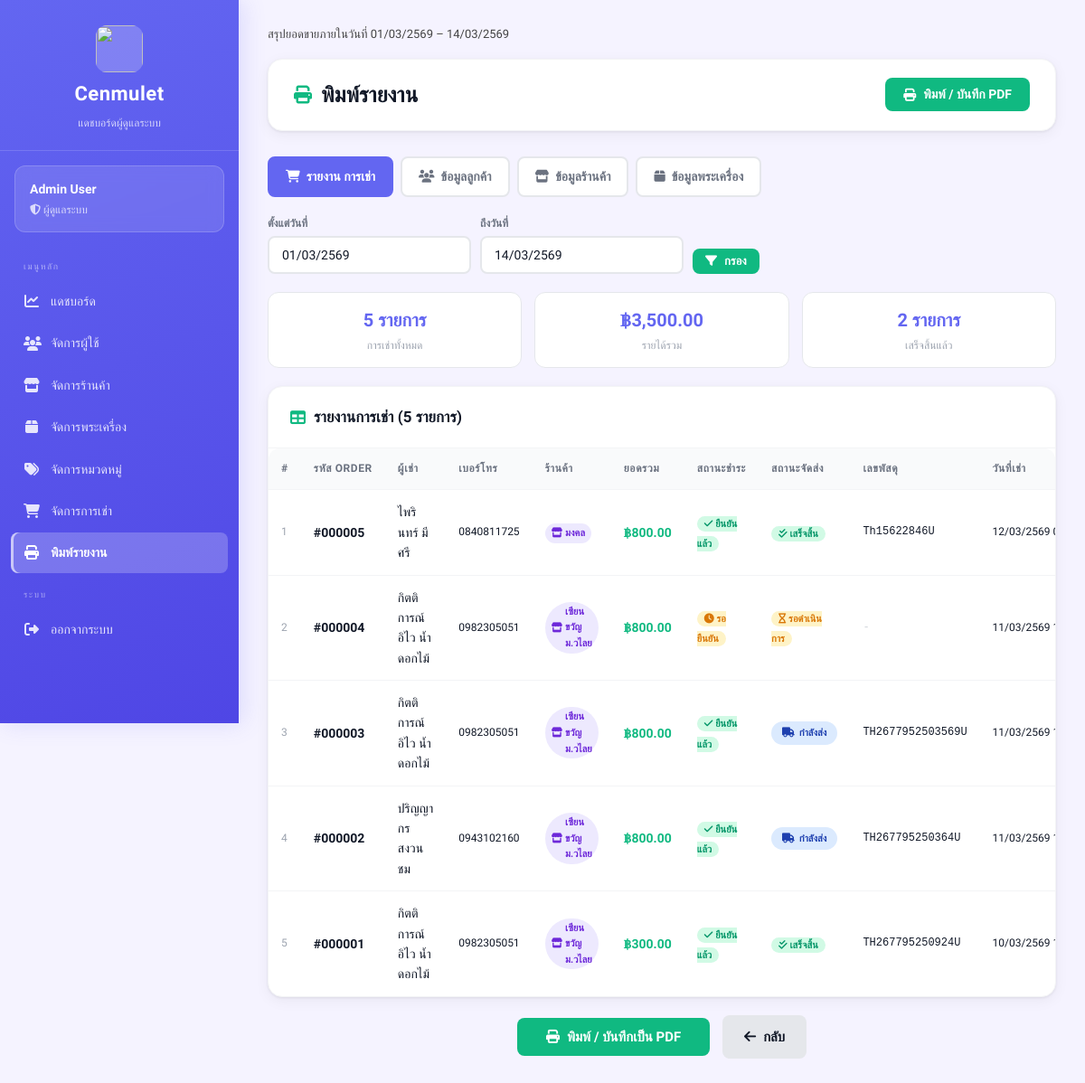
The app's page /views/admin/report.php (signed in), older data.
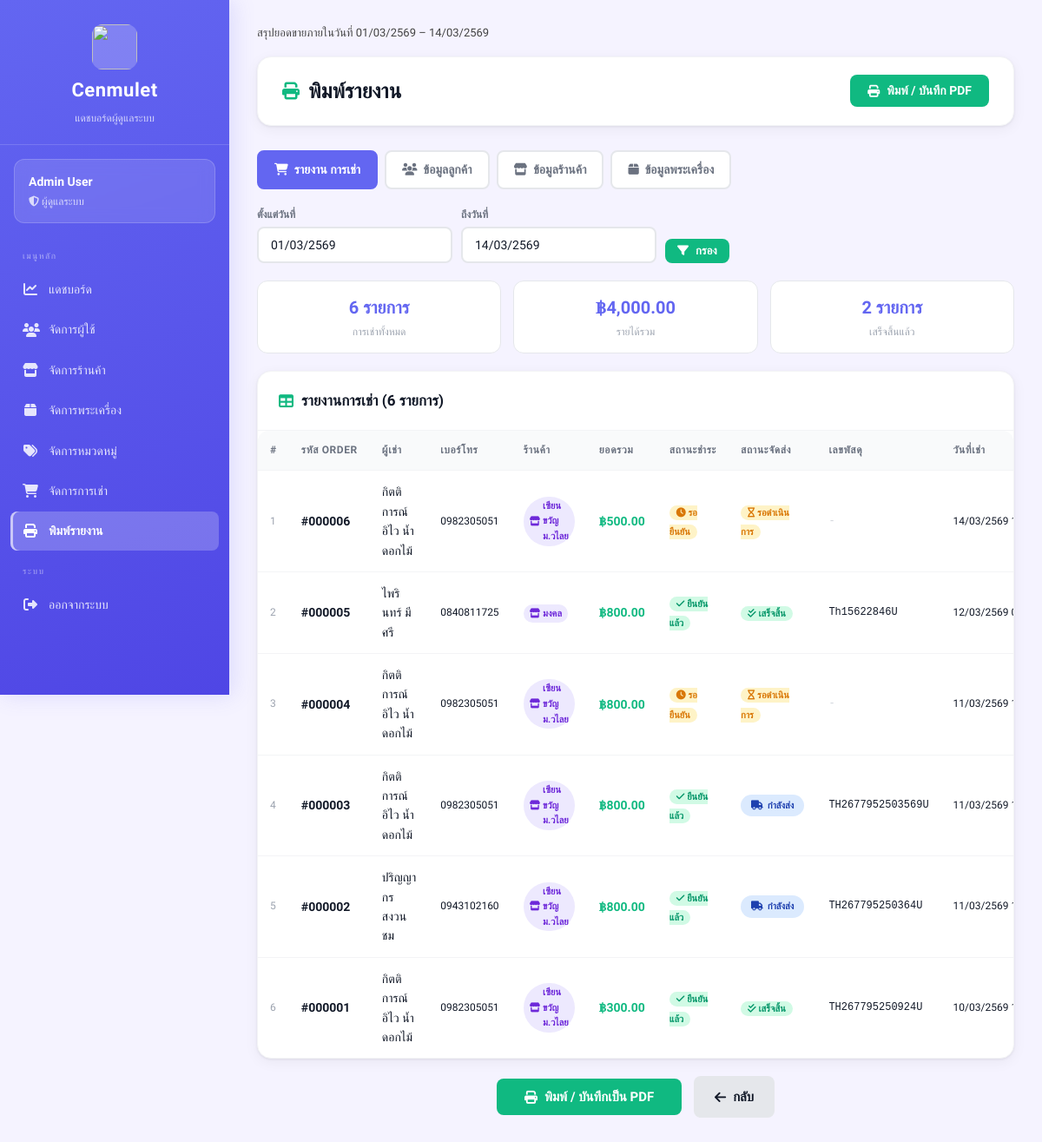
The same page, newer data.
### tables this page shows
CREATE TABLE orders (
    id INTEGER PRIMARY KEY AUTOINCREMENT,
    user_id INTEGER,
    total_price REAL,
    status TEXT DEFAULT 'pending',
    tracking_number TEXT,
    shipped_at DATETIME,
    created_at DATETIME DEFAULT CURRENT_TIMESTAMP,
    FOREIGN KEY (user_id) REFERENCES users(id)
);

### views/admin/report.php (the view, shortened to what the changed rows need)
<?php
require_once __DIR__ . "/../../config/db.php";
$report_type = $_GET['type'] ?? 'orders';
$date_from = $_GET['date_from'] ?? date('Y-m-01');
$date_to   = $_GET['date_to']   ?? date('Y-m-d');
function dateTH(string $format, $timestamp = null): string {
    if ($timestamp === null) $timestamp = time();
    $year_ad = (int) date('Y', $timestamp);
    $year_be = $year_ad + 543;
    $formatted = date($format, $timestamp);
    return str_replace($year_ad, $year_be, $formatted);
}
$data     = [];
$summary  = [];
$columns  = [];
$title_th = '';
switch ($report_type) {
    case 'orders':
        $title_th = 'รายงานการเช่า';
        $columns  = ['#','รหัส Order','ผู้เช่า','เบอร์โทร','ร้านค้า','ยอดรวม','สถานะชำระ','สถานะจัดส่ง','เลขพัสดุ','วันที่เช่า'];
        $rows = $db->prepare("
            SELECT o.id,
                   u.fullname as buyer, u.tel,
                   GROUP_CONCAT(DISTINCT s.store_name) as stores,
                   o.total_price,
                   p.status as pay_status,
                   o.status as order_status,
                   o.tracking_number,
                   o.created_at
            FROM orders o
            JOIN users u ON o.user_id = u.id
            LEFT JOIN payments p ON o.id = p.order_id
            LEFT JOIN order_items oi ON o.id = oi.order_id
            LEFT JOIN amulets a ON oi.amulet_id = a.id
            LEFT JOIN sellers s ON a.sellerId = s.id
            WHERE DATE(o.created_at) BETWEEN :f AND :t
            GROUP BY o.id
            ORDER BY o.created_at DESC
        ");
        $rows->execute([':f' => $date_from, ':t' => $date_to]);
        $data = $rows->fetchAll(PDO::FETCH_ASSOC);
        $total_orders    = count($data);
        $total_revenue   = array_sum(array_column($data, 'total_price'));
        $completed_count = 0;
        foreach ($data as $_r) { if ($_r['order_status'] === 'completed') $completed_count++; }
        $summary = [
            'การเช่าทั้งหมด' => number_format($total_orders) . ' รายการ',
            'รายได้รวม'          => '฿' . number_format($total_revenue, 2),
            'เสร็จสิ้นแล้ว'      => number_format($completed_count) . ' รายการ',
        ];
        break;
}
?>
<!DOCTYPE html>
<html lang="th">
<head>
    <link rel="stylesheet" href="/public/css/dashboard.css">
    <link rel="stylesheet" href="https://cdnjs.cloudflare.com/ajax/libs/font-awesome/6.5.1/css/all.min.css">
</head>
<body class="admin">
<div class="dashboard-container">
    <?php include __DIR__ . '/_sidebar.php'; ?>
    <main class="main-content">
        <div class="top-bar no-print">
            <h1><i class="fa-solid fa-print"></i> พิมพ์รายงาน</h1>
        </div>
        <div class="report-tabs no-print">
            <?php
            $tabs = [
                'orders'    => ['fa-cart-shopping',  'รายงาน การเช่า'],
                'customers' => ['fa-users',           'ข้อมูลลูกค้า'],
                'stores'    => ['fa-store',           'ข้อมูลร้านค้า'],
                'products'  => ['fa-box',             'ข้อมูลพระเครื่อง'],
            ];
            foreach ($tabs as $key => [$icon, $label]):
                $q = $key === 'orders'
                    ? "?type=$key&date_from=$date_from&date_to=$date_to"
                    : "?type=$key";
            ?>
            <a href="<?php echo $q; ?>"
               class="report-tab <?php echo $report_type === $key ? 'active' : ''; ?>">
                <i class="fa-solid <?php echo $icon; ?>"></i>
                <?php echo $label; ?>
            </a>
            <?php endforeach; ?>
        </div>
        <link rel="stylesheet" href="https://cdnjs.cloudflare.com/ajax/libs/flatpickr/4.6.13/flatpickr.min.css">
        <?php if (!empty($summary)): ?>
        <div class="summary-strip">
            <?php foreach ($summary as $lbl => $val): ?>
            <div class="summary-card">
                <div class="s-val"><?php echo $val; ?></div>
                <div class="s-lbl"><?php echo $lbl; ?></div>
            </div>
            <?php endforeach; ?>
        </div>
        <?php endif; ?>
        <div class="card">
            <div class="card-header no-print">
                <h2><i class="fa-solid fa-table"></i> <?php echo $title_th; ?> (<?php echo count($data); ?> รายการ)</h2>
            </div>
            <div class="table-wrapper">
            <?php if (count($data) > 0): ?>
            <table>
                <thead>
                    <tr>
                        <?php foreach ($columns as $col): ?>
                        <th><?php echo $col; ?></th>
                        <?php endforeach; ?>
                    </tr>
                </thead>
                <tbody>
                <?php if ($report_type === 'orders'):
                    foreach ($data as $i => $r):
                        $stores = array_filter(explode(',', $r['stores'] ?? ''));
                ?>
                <tr>
                    <td style="color:#9ca3af;font-size:12px"><?php echo $i+1; ?></td>
                    <td><strong>#<?php echo str_pad($r['id'],6,'0',STR_PAD_LEFT); ?></strong></td>
                    <td>
                        <div style="font-weight:500"><?php echo htmlspecialchars($r['buyer']); ?></div>
                    </td>
                    <td style="font-size:12px"><?php echo htmlspecialchars($r['tel']); ?></td>
                    <td>
                        <?php foreach ($stores as $st): ?>
                        <span class="store-tag"><i class="fa-solid fa-store"></i> <?php echo htmlspecialchars(trim($st)); ?></span>
                        <?php endforeach; ?>
                    </td>
                    <td><strong style="color:#10b981">฿<?php echo number_format($r['total_price'],2); ?></strong></td>
                    <td>
                        <?php
                        $p = $r['pay_status'];
                        if ($p==='confirmed')     echo '<span class="status-ok"><i class="fa-solid fa-check"></i> ยืนยันแล้ว</span>';
                        elseif ($p==='waiting')   echo '<span class="status-wait"><i class="fa-solid fa-clock"></i> รอยืนยัน</span>';
                        elseif ($p==='rejected')  echo '<span class="status-rej"><i class="fa-solid fa-times"></i> ปฏิเสธ</span>';
                        else echo '<span style="color:#d1d5db">-</span>';
                        ?>
                    </td>
                    <td>
                        <?php if ($r['order_status']==='completed'):   echo '<span class="status-ok"><i class="fa-solid fa-check-double"></i> เสร็จสิ้น</span>';
                        elseif ($p==='confirmed'):                      echo '<span class="badge badge-info" style="font-size:11px"><i class="fa-solid fa-truck"></i> กำลังส่ง</span>';
                        else:                                           echo '<span class="status-wait"><i class="fa-solid fa-hourglass"></i> รอดำเนินการ</span>'; endif; ?>
                    </td>
                    <td style="font-family:monospace;font-size:12px">
                        <?php echo $r['tracking_number'] ? htmlspecialchars($r['tracking_number']) : '<span style="color:#d1d5db">-</span>'; ?>
                    </td>
                    <td style="font-size:12px;white-space:nowrap">
                        <?php echo dateTH('d/m/Y H:i', strtotime($r['created_at'])); ?>
                    </td>
                </tr>
                <?php endforeach; endif; ?>
                </tbody>
            </table>
            <?php endif; ?>
            </div>
        </div>
    </main>
</div>
</body>
</html>

Row changes from the older to the newer data that the page shows:
added orders: id "000006", buyer "กิตติการณ์ อิไว น้ำดอกไม้", tel "0982305051", st "เซียนขวัญม.วไลย", total_price "500.00", shows "รอยืนยัน", status "pending" (drawn), created_at "14/03/2569…"
Text that changed along with them:
count($data): "5" → "6"
new list line: "6 รายการ การเช่าทั้งหมด"
new list line: "฿4,000.00 รายได้รวม"
list line gone: "5 รายการ การเช่าทั้งหมด"
list line gone: "฿3,500.00 รายได้รวม"
